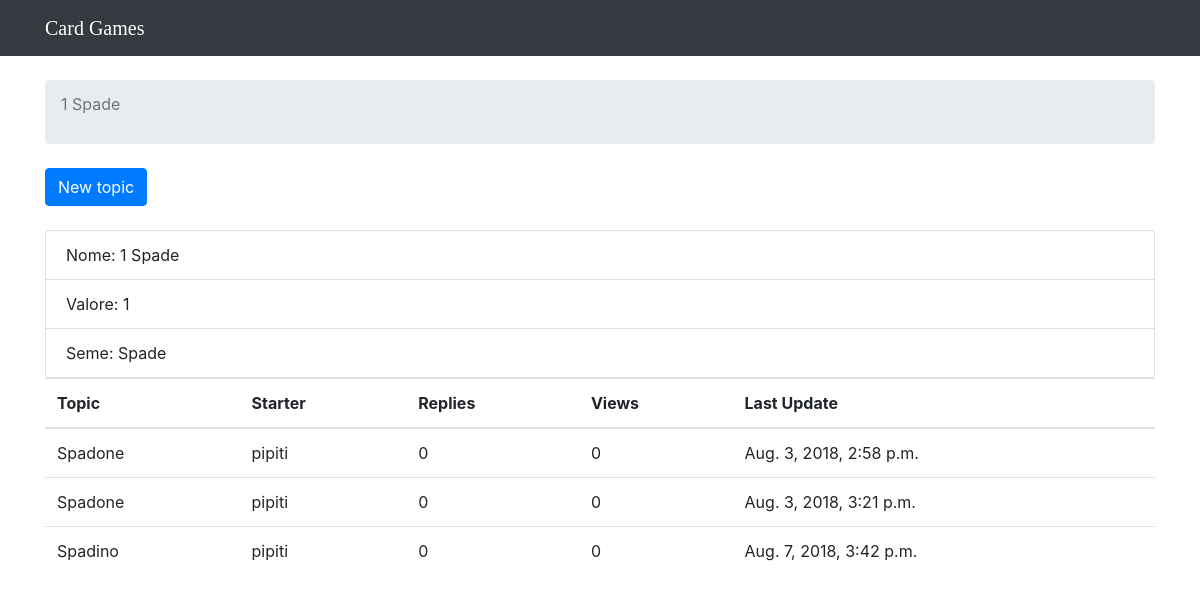
The page /carta/1 on the database as committed earlier.
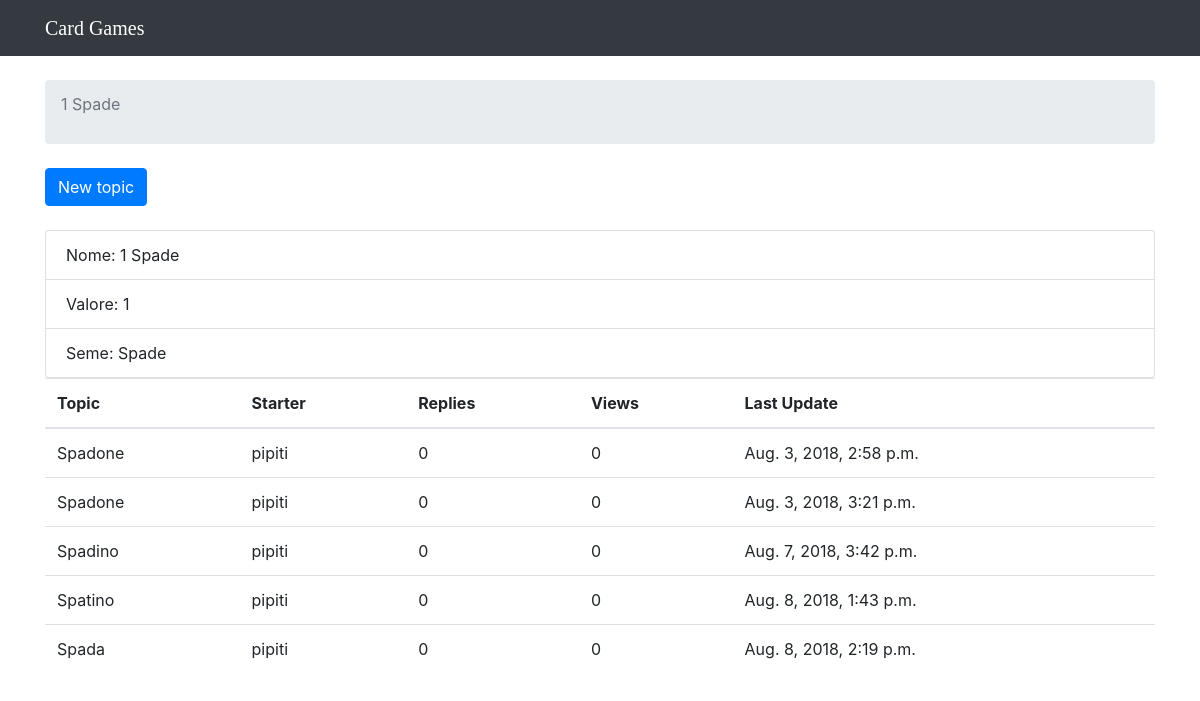
The same page on the database as committed later.
### setteMezzo/models.py (models this page shows)
class Carta(models.Model):
    value = models.IntegerField("Valore")
    tipo = models.ForeignKey(seme, on_delete = models.CASCADE, related_name='carta')
    def __str__(self):
        return "%s %s" %(self.value, self.tipo)

class seme(models.Model):
    value = models.IntegerField("Valore")
    colore = models.CharField(max_length=50)
    def __str__(self):
        return self.colore

class Topic(models.Model):
    subject = models.CharField(max_length=255)
    last_updated = models.DateTimeField(auto_now_add=True)
    carta = models.ForeignKey(Carta, related_name='topics', on_delete = models.CASCADE)
    starter = models.ForeignKey(User, on_delete = models.CASCADE, related_name='topics')

### setteMezzo/views.py (the view)
# urls.py: path('carta/<int:pk>', views.carta_dett, name='carta'),
def carta_dett(request, pk):
    try:
        carta = Carta.objects.get(id=pk)
    except:
        raise Http404
    return render(request, 'carta_dett.html', {'carta': carta})

### templates/carta_dett.html (shortened to what this page needs)
{% extends 'base.html' %}
{% load static %}
    {% block breadcrumb %}
        <li class="breadcrumb-item active"><p align="center">{{ carta }} </p></li>
    {% endblock %}
    {% block content %}
        <div class="mb-4">
            <a href="{% url 'new_topic' carta.pk %}" class="btn btn-primary">New topic</a>
        </div>
        <ul class="list-group">
            <li class="list-group-item"> Nome: {{ carta }} </li>
            <li class="list-group-item"> Valore: {{ carta.value }} </li>
            <li class="list-group-item"> Seme: {{ carta.tipo }} </li>
        </ul>
        <table class="table">
        <thead class="thead-inverse">
          <tr>
            <th>Topic</th>
            <th>Starter</th>
            <th>Replies</th>
            <th>Views</th>
            <th>Last Update</th>
          </tr>
        </thead>
        <tbody>
          {% for topic in carta.topics.all %}
            <tr>
              <td>{{ topic.subject }}</td>
              <td>{{ topic.starter.username }}</td>
              <td>0</td>
              <td>0</td>
              <td>{{ topic.last_updated }}</td>
            </tr>
          {% endfor %}
        </tbody>
        </table>
    {% endblock content %}

### templates/base.html (shortened to what this page needs)
<!DOCTYPE html>
{% load static %}
<html>
  <head>
      <link rel="stylesheet" href="{% static 'css/bootstrap.min.css' %}">
      <link rel="stylesheet" href="{% static 'css/app.css' %}">
  </head>
  <body>
    {% block body %}
        <nav class="navbar navbar-expand-lg navbar-dark bg-dark">
          <div class="container">
            <a class="navbar-brand" href="{% url 'home' %}">Card Games</a>
              <div class="collapse navbar-collapse" id="mainMenu">
                  <ul class="navbar-nav ml-auto">
                      <li class="nav-item">
                          <a class="nav-link" href="#">{{ user.username }}</a>
                      </li>
                  </ul>
              </div>
          </div>
        </nav>
        <div class="container">
          <ol class="breadcrumb my-4">
            {% block breadcrumb %}
            {% endblock %}
          </ol>
          {% block content %}
          {% endblock %}
        </div>
    {% endblock body %}
  </body>
</html>

### static/css/app.css (style rules this page uses)
.navbar-brand { font-family: cursive, 'Hanalei+Fill'; }

Rows that differ between the two databases and show on the page:
added Topic: subject "Spatino", starter.username "pipiti", last_updated "Aug. 8, 2018, 1:43 p.m."
added Topic: subject "Spada", starter.username "pipiti", last_updated "Aug. 8, 2018, 2:19 p.m."
